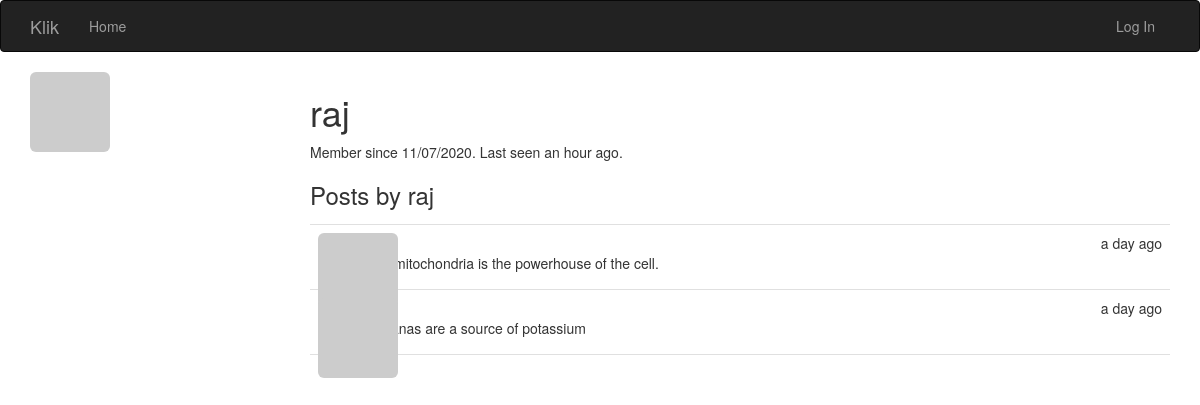
Page /user/raj on the earlier database version.
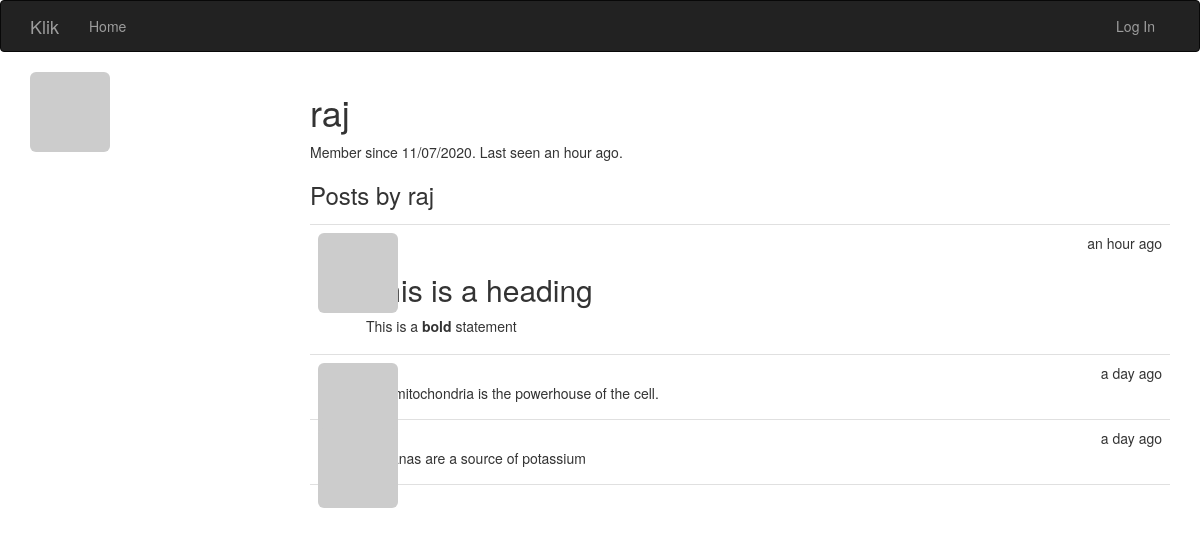
Same page on the later database version.
### app/models.py (models this page shows, shortened)
class User(UserMixin, db.Model):
    __tablename__ = 'users'
    id = db.Column(db.Integer, primary_key=True)
    email = db.Column(db.String(64), unique=True, index=True)
    username = db.Column(db.String(64), unique=True, index=True)
    role_id = db.Column(db.Integer, db.ForeignKey('roles.id'))
    password_hash = db.Column(db.String(128))
    confirmed = db.Column(db.Boolean, default=False)
    name = db.Column(db.String(64))
    location = db.Column(db.String(64))
    about_me = db.Column(db.Text())
    member_since = db.Column(db.DateTime(), default=datetime.utcnow)
    last_seen = db.Column(db.DateTime(), default=datetime.utcnow)
    avatar_hash = db.Column(db.String(32))
    posts = db.relationship('Post', backref='author', lazy='dynamic')
    @property
    def password(self):
        raise AttributeError('password is not a readable attribute')
    def gravatar(self, size=100, default='identicon', rating='g'):
        if request.is_secure:
            url = 'https://secure.gravatar.com/avatar'
        else:
            url = 'http://www.gravatar.com/avatar'
        hash = self.avatar_hash or self.gravatar_hash()
        return '{url}/{hash}?s={size}&d={default}&r={rating}' \
               .format(url=url,
                       hash=hash,
                       size=size,
                       default=default,
                       rating=rating)
    def gravatar_hash(self):
        return hashlib.md5(self.email.lower().encode('utf-8')).hexdigest()

class Post(db.Model):
    __tablename__ = 'posts'
    id = db.Column(db.Integer, primary_key=True)
    body = db.Column(db.Text)
    body_html = db.Column(db.Text)
    timestamp = db.Column(db.DateTime, index=True, default=datetime.utcnow)
    author_id = db.Column(db.Integer, db.ForeignKey('users.id'))

### app/main/views.py (the view)
@main.route('/user/<username>')
def user(username):
    user = User.query.filter_by(username=username).first_or_404()
    if user is None:
        abort(404)
    posts = user.posts.order_by(Post.timestamp.desc()).all()
    return render_template('user.html', user=user, posts=posts)

### app/auth/views.py (called while the page is built)
@auth.before_app_request
def before_request():
    if current_user.is_authenticated:
        current_user.ping()

### app/main/__init__.py (called while the page is built)
@main.app_context_processor
def inject_permissions():
    return dict(Permission=Permission)

### app/templates/user.html (shortened to what this page needs)
{% extends "base.html" %}
{% block page_content %}
<img class="img-rounded profile-thumbnail" src="{{ user.gravatar(size=256) }}">
<div class="profile-header">
	<h1>{{ user.username }}</h1>
    <p>
        Member since {{ moment(user.member_since).format('L') }}.
        Last seen {{ moment(user.last_seen).fromNow() }}.
    </p>
    <h3>Posts by {{ user.username }}</h3>
    {% include '_posts.html' %}
</div>
{% endblock %}

### app/templates/base.html (shortened to what this page needs)
{% extends "bootstrap/base.html" %}
{% block head %}
{{ super() }}
<link rel="stylesheet" type="text/css" href="{{ url_for('static', filename='styles.css') }}">
{% endblock %}
{% block navbar %}
<div class="navbar navbar-inverse" role="navigation">
	<div class="container">
		<div class="navbar-header">
			<a class="navbar-brand" href="{{ url_for('main.index') }}">Klik</a>
		</div>
		<div class="navbar-collapse collapse">
			<ul class="nav navbar-nav">
				<li><a href="{{ url_for('main.index') }}">Home</a></li>
			</ul>
            <ul class="nav navbar-nav navbar-right">
                {% if current_user.is_authenticated %}
                    <li>
                        <a href="{{ url_for('main.user', username=current_user.username) }}">
                            Profile
                        </a>
                    </li>
                    <li><a href="{{ url_for('auth.logout') }}">Log Out</a></li>
                {% else %}
                    <li><a href="{{ url_for('auth.login') }}">Log In</a></li>
                {% endif %}
            </ul>
		</div>
	</div>
</div>
{% endblock %}
{% block content %}
<div class="container">
	{% block page_content %}{% endblock %}
</div>
{% endblock %}

### app/templates/_posts.html (shortened to what this page needs)
<ul class="posts">
    {% for post in posts %}
    <li class="post">
        <div class="post-thumbnail">
            <a href="{{ url_for('.user', username=post.author.username) }}">
                <img class="img-rounded profile-thumbnail" src="{{ post.author.gravatar(size=40) }}">
            </a>
        </div>
        <div class="post-content">
            <div class="post-date">{{ moment(post.timestamp).fromNow() }}</div>
            <div class="post-author">
                <a href="{{ url_for('.user', username=post.author.username) }}">
                </a>
            </div>
            <div class="post-body">
                {% if post.body_html %}
                    {{ post.body_html | safe }}
                {% else %}
                    {{ post.body }}
                {% endif %}
            </div>
        </div>
    </li>
    {% endfor %}
</ul>

### app/static/styles.css (style rules this page uses)
.profile-thumbnail { position: absolute; }
.profile-header { min-height: 260px; margin-left: 280px; }
ul.posts { list-style-type: none; padding: 0px; margin: 16px 0px 0px 0px; border-top: 1px solid #e0e0e0; }
ul.posts li.post { padding: 8px; border-bottom: 1px solid #e0e0e0; }
div.post-date { float: right; }
div.post-author { font-weight: bold; }
div.post-thumbnail { position: absolute; }
div.post-content { margin-left: 48px; min-height: 48px; }

Differences in the rows shown:
added Post: timestamp "an hour ago", body_html "This is a heading This is a bold statement"
